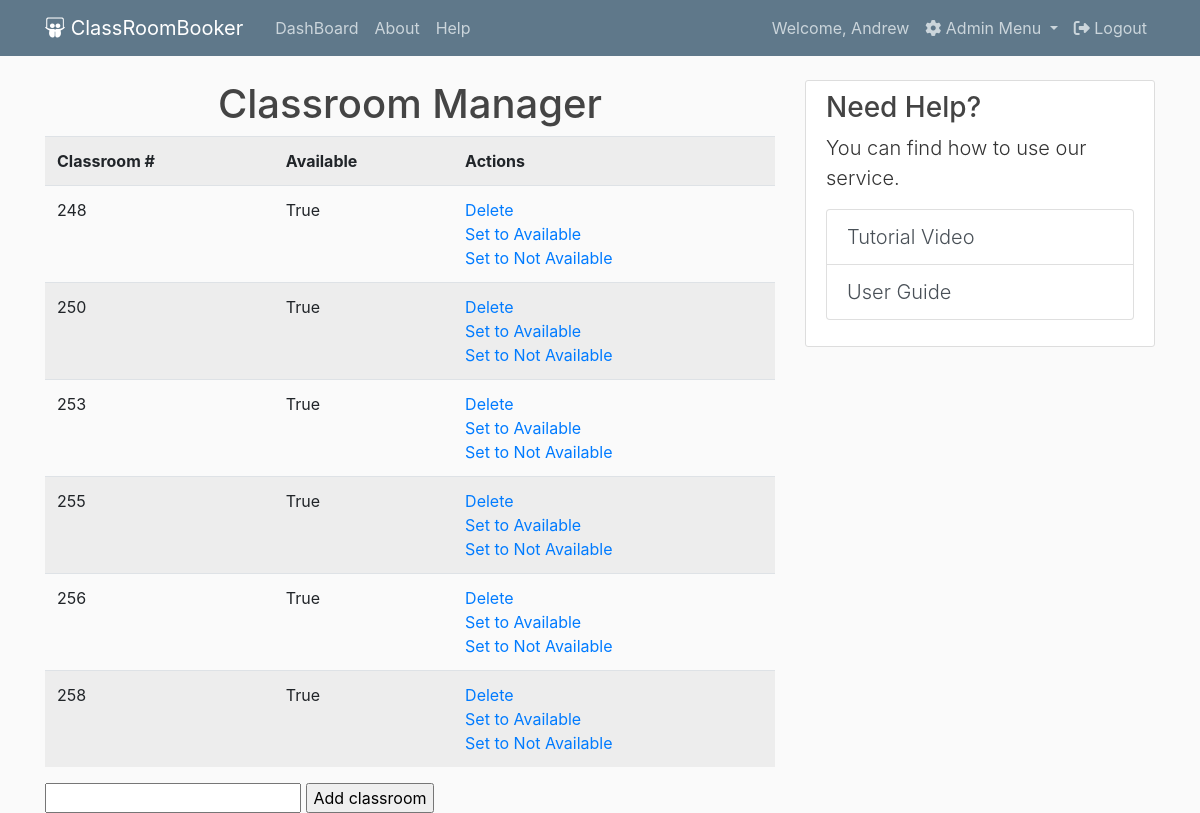
The app's page /roomstatus (signed in) with its own data.
### crb/models.py (models this page shows, shortened)
class User(db.Model, UserMixin):
    id = db.Column(db.Integer, primary_key=True)
    username = db.Column(db.String(20), unique=True, nullable=False)
    email = db.Column(db.String(120), unique=True, nullable=False)
    password = db.Column(db.String(60), nullable=False)
    email_confirmed = db.Column(db.Boolean, default=False)  # for confirmation email, default value is False.
    image_file = db.Column(db.String(20), nullable=False, default='default.jpg')
    admin = db.Column(db.Boolean, unique=False, default=False) # will make it so that only Admins can appoint a user to be an Admin.
    requests = db.relationship('Request', backref='requester')

class ClassRoom(db.Model):
    id = db.Column(db.Integer, primary_key=True)
    roomNumber = db.Column(db.String(3), unique=True, nullable=False)
    availability = db.Column(db.Boolean, unique=False, default=True)
    booked = db.Column(db.Boolean, unique=False, default=False)
    pending = db.Column(db.Boolean, unique=False, default=False)
    requests = db.relationship('Request', backref='requested')
    def __repr__(self):  # method for debugging/test
        return f"ClassRoom('{self.roomNumber}', '{self.availability}', '{self.booked}', '{self.booked}', {self.pending}', '{self.requests}')"

### crb/routes.py (the view)
@app.route("/roomstatus", methods=['POST', 'GET'])
@login_required
def roomstatus():
    if request.method == 'POST':
        roomNumber = request.form['roomNumber']
        new_room = ClassRoom(roomNumber=roomNumber)
        try:
            db.session.add(new_room)
            db.session.commit()
            return redirect('/roomstatus')
        except:
            return 'There was an issue adding a new classroom'
    else:
        rooms = ClassRoom.query.order_by(ClassRoom.id).all()
        print(rooms)
        return render_template('roomstatus.html', rooms=rooms, title='roomstatus manager')

### crb/models.py (called while the page is built)
@login_manager.user_loader
def load_user(user_id):
    return User.query.get(int(user_id))

### crb/templates/roomstatus.html
{% extends "layout.html" %}
{% block content %}
<div class="content">
    <h1 style="text-align: center">Classroom Manager</h1>
    {% if rooms|length < 1 %}
    <h4 style="text-align: center">There are no room. Create one below.</h4>
    {% else %}
    <table class="table table-striped">
        <tr>
            <th>Classroom #</th>
            <th>Available</th>
            <th>Actions</th>
        </tr>
        {% for room in rooms %}
            <tr>
                <td>{{ room.roomNumber }}</td>
                <td>{{ room.availability }}</td>
                <td>
                    <a href="/deleteroom/{{room.id}}">Delete</a>
                    <br>
                    <a href="/updateroom/{{room.id}}/1">Set to Available</a>
                    <br>
                    <a href="/updateroom/{{room.id}}/0">Set to Not Available</a>
                </td>
            </tr>
        {% endfor %}
    </table>
    {% endif %}
    <div class="form">
        <form action="/roomstatus" method="POST">
            <input type="text" name="roomNumber" id="roomNumber">
            <input type="submit" value="Add classroom">
        </form>
    </div>
</div>
{% endblock content %}

### crb/templates/layout.html (shortened to what this page needs)
<!DOCTYPE html>
<html>
<head>
    <link rel="stylesheet" href="https://stackpath.bootstrapcdn.com/bootstrap/4.4.1/css/bootstrap.min.css"
>
    <link rel="stylesheet" type="text/css" href="{{ url_for('static', filename='css/main.css') }}">
</head>
<body>
    <header class="site-header">
        <nav class="navbar navbar-expand-md navbar-dark bg-steel fixed-top">
            <div class="container">
                <a class="navbar-brand mr-4" href="/"><i class="fab fa-slideshare"></i> ClassRoomBooker</a>
                <div class="collapse navbar-collapse" id="navbarToggle">
                    <div class="navbar-nav mr-auto">
                        <a class="nav-item nav-link" href="{{ url_for('home') }}">DashBoard</a>
                        <a class="nav-item nav-link" href="{{ url_for('about') }}">About</a>
                        <a class="nav-item nav-link" href="{{ url_for('about') }}">Help</a>
                    </div>
                    <div class="navbar-nav">
                        {% if current_user.is_authenticated %}
                        <a class="nav-item nav-link" href="{{ url_for('account') }}">Welcome, {{current_user.username}}</a>
                        {% if current_user.admin == True %}
                        <li class="nav-item dropdown">
                            <a class="nav-link dropdown-toggle" href="#" id="navbarDropdown" role="button"
                                data-toggle="dropdown" aria-haspopup="true" aria-expanded="false">
                                <i class="fas fa-cog"></i> Admin Menu
                            </a>
                        </li>
                        {% endif %}
                        <a class="nav-item nav-link" href="{{ url_for('logout') }}"><i class="fas fa-sign-out-alt"></i> Logout</a>
                        {% else %}
                        <a class="nav-item nav-link" href="{{ url_for('login') }}">Login</a>
                        <a class="nav-item nav-link" href="{{ url_for('register') }}">Register</a>
                        {% endif %}
                    </div>
                </div>
            </div>
        </nav>
    </header>
    <main role="main" class="container">
        <div class="row">
            <div class="col-md-8">
                {% block content %}{% endblock %}
            </div>
            {% if current_user.is_authenticated %}
            <div class="col-md-4">
                <div class="content-section">
                    <h3>Need Help?</h3>
                    <p class='lead'>You can find how to use our service.
                        <ul class="list-group">
                            <button type="button" class="lead list-group-item list-group-item-action"
                                data-toggle="modal" data-target="#tutorialvideo">Tutorial Video</button>
                            <button type="button" class="lead list-group-item list-group-item-action"
                                data-toggle="modal" data-target="#userguide">User Guide</button>
                        </ul>
                    </p>
                </div>
            </div>
            {% endif %}
        </div>
    </main>
</body>
</html>

### crb/static/css/main.css (style rules this page uses)
body { background: #fafafa; color: #333333; margin-top: 5rem; }
h1, h2, h3, h4, h5, h6 { color: #444444; }
.bg-steel { background-color: #5f788a; }
.site-header .navbar-nav .nav-link { color: #cbd5db; }
.content-section { background: #ffffff; padding: 10px 20px; border: 1px solid #dddddd; border-radius: 3px; margin-bottom: 20px; }

### records on screen
User: username "Andrew"
ClassRoom: roomNumber "248", availability "True"
ClassRoom: roomNumber "250", availability "True"
ClassRoom: roomNumber "253", availability "True"
ClassRoom: roomNumber "255", availability "True"
ClassRoom: roomNumber "256", availability "True"
ClassRoom: roomNumber "258", availability "True"
